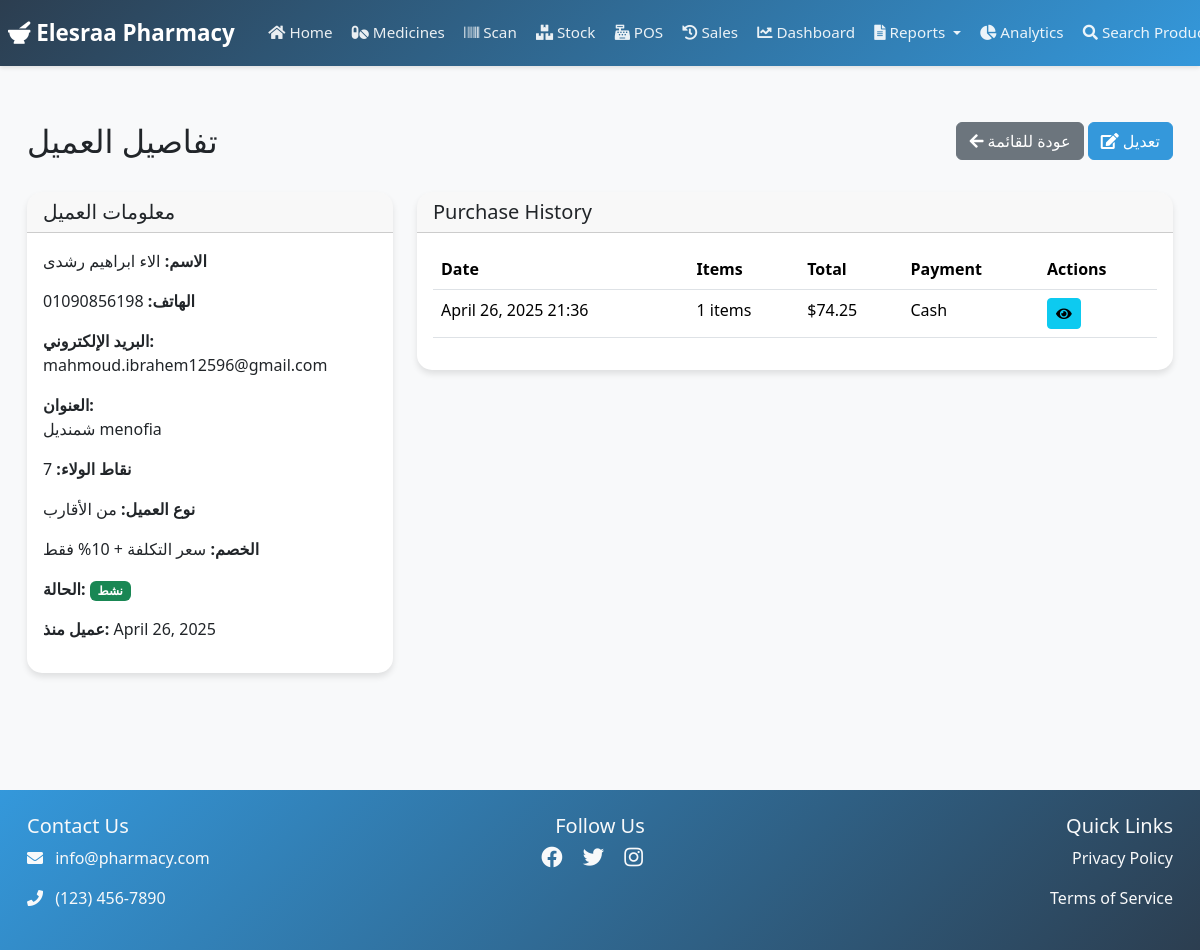
The page /customer/3/ (signed in) on the database its author committed.
### pharmacy/models.py (models this page shows, shortened)
class Customer(models.Model):
    CUSTOMER_TYPE_CHOICES = [
        ('REGULAR', 'عميل عادي'),
        ('FAMILY', 'من الأقارب'),
        ('VIP', 'عميل مميز'),
        ('WHOLESALE', 'تاجر جملة'),
    ]
    name = models.CharField(max_length=200)
    phone = models.CharField(max_length=20, unique=True)
    email = models.EmailField(blank=True)
    address = models.TextField(blank=True)
    points = models.IntegerField(default=0)
    customer_type = models.CharField(
        max_length=20,
        choices=CUSTOMER_TYPE_CHOICES,
        default='REGULAR',
        verbose_name='نوع العميل'
    )
    discount_percentage = models.DecimalField(
        max_digits=5,
        decimal_places=2,
        default=0,
        help_text='نسبة الخصم الخاصة بالعميل'
    )
    created_at = models.DateTimeField(auto_now_add=True)
    updated_at = models.DateTimeField(auto_now=True)
    is_active = models.BooleanField(default=True)

class Sale(models.Model):
    user = models.ForeignKey('auth.User', on_delete=models.PROTECT)
    customer = models.ForeignKey(Customer, on_delete=models.SET_NULL, null=True, blank=True)
    created_at = models.DateTimeField(auto_now_add=True)
    total_amount = models.DecimalField(max_digits=10, decimal_places=2, default=0)
    payment_method = models.CharField(max_length=20, choices=[
        ('CASH', 'Cash'),
        ('CARD', 'Card'),
    ], default='CASH')
    is_completed = models.BooleanField(default=False)

### pharmacy/views.py (the view)
# urls.py: path('customer/<int:pk>/', views.CustomerDetailView.as_view(), name='customer_detail'),
class CustomerDetailView(LoginRequiredMixin, DetailView):
    model = Customer
    template_name = 'pharmacy/customer_detail.html'
    context_object_name = 'customer'
    def get_context_data(self, **kwargs):
        context = super().get_context_data(**kwargs)
        context['sales'] = Sale.objects.filter(
            customer=self.object,
            is_completed=True
        ).order_by('-created_at')
        return context

### pharmacy/templates/pharmacy/customer_detail.html
{% extends 'pharmacy/base.html' %}
{% block content %}
<div class="container mt-4">
    <div class="row mb-4">
        <div class="col-md-6">
            <h2>تفاصيل العميل</h2>
        </div>
        <div class="col-md-6 text-end">
            <a href="{% url 'pharmacy:customer_list' %}" class="btn btn-secondary">
                <i class="fas fa-arrow-left"></i> عودة للقائمة
            </a>
            <a href="{% url 'pharmacy:customer_edit' customer.pk %}" class="btn btn-primary">
                <i class="fas fa-edit"></i> تعديل
            </a>
        </div>
    </div>
    <div class="row">
        <div class="col-md-4 mb-4">
            <div class="card">
                <div class="card-header">
                    <h5 class="mb-0">معلومات العميل</h5>
                </div>
                <div class="card-body">
                    <p><strong>الاسم:</strong> {{ customer.name }}</p>
                    <p><strong>الهاتف:</strong> {{ customer.phone }}</p>
                    <p><strong>البريد الإلكتروني:</strong> {{ customer.email|default:"غير متوفر" }}</p>
                    <p><strong>العنوان:</strong><br>{{ customer.address|default:"غير متوفر" }}</p>
                    <p><strong>نقاط الولاء:</strong> {{ customer.points }}</p>
                    <p><strong>نوع العميل:</strong> {{ customer.get_customer_type_display }}</p>
                    {% if customer.customer_type == 'FAMILY' %}
                    <p><strong>الخصم:</strong> سعر التكلفة + 10% فقط</p>
                    {% else %}
                    <p><strong>نسبة الخصم:</strong> {{ customer.discount_percentage }}%</p>
                    {% endif %}
                    <p><strong>الحالة:</strong>
                        <span class="badge {% if customer.is_active %}bg-success{% else %}bg-danger{% endif %}">
                            {{ customer.is_active|yesno:"نشط,غير نشط" }}
                        </span>
                    </p>
                    <p><strong>عميل منذ:</strong> {{ customer.created_at|date:"F d, Y" }}</p>
                </div>
            </div>
        </div>
        <div class="col-md-8">
            <div class="card">
                <div class="card-header">
                    <h5 class="mb-0">Purchase History</h5>
                </div>
                <div class="card-body">
                    <div class="table-responsive">
                        <table class="table">
                            <thead>
                                <tr>
                                    <th>Date</th>
                                    <th>Items</th>
                                    <th>Total</th>
                                    <th>Payment</th>
                                    <th>Actions</th>
                                </tr>
                            </thead>
                            <tbody>
                                {% for sale in sales %}
                                <tr>
                                    <td>{{ sale.created_at|date:"F d, Y H:i" }}</td>
                                    <td>{{ sale.items.count }} items</td>
                                    <td>${{ sale.total_amount }}</td>
                                    <td>{{ sale.get_payment_method_display }}</td>
                                    <td>
                                        <a href="{% url 'pharmacy:sale_detail' sale.id %}"
                                           class="btn btn-sm btn-info">
                                            <i class="fas fa-eye"></i>
                                        </a>
                                    </td>
                                </tr>
                                {% empty %}
                                <tr>
                                    <td colspan="5" class="text-center">No purchase history</td>
                                </tr>
                                {% endfor %}
                            </tbody>
                        </table>
                    </div>
                </div>
            </div>
        </div>
    </div>
</div>
{% endblock %}

### pharmacy/static/pharmacy/css/style.css (style rules this page uses)
:root { --primary-color: #2c3e50; --secondary-color: #3498db; }
html, body { overflow-x: hidden; width: 100%; margin: 0; padding: 0; font-family: 'Segoe UI', Tahoma, Geneva, Verdana, sans-serif; background-color: #f8f9fa; }
body { font-family: 'Segoe UI', Tahoma, Geneva, Verdana, sans-serif; background-color: #f8f9fa; }
.card { border: none; border-radius: 15px; box-shadow: 0 4px 6px rgba(0,0,0,0.1); transition: transform 0.3s ease; background-color: white; max-width: 100%; overflow: hidden; }
.btn-primary { background-color: var(--secondary-color); border-color: var(--secondary-color); }
.card { animation: fadeIn 0.5s ease-out; }
.container, .container-fluid { max-width: 100%; padding-right: 15px; padding-left: 15px; overflow-x: hidden; }
.row { margin-right: 0; margin-left: 0; }
.table-responsive { overflow-x: auto; -webkit-overflow-scrolling: touch; max-width: 100%; }

### rows shown on the page
Customer: name "الاء ابراهيم رشدى", phone "01090856198", email "mahmoud.ibrahem12596@gmail.com", address "شمنديل menofia", points "7", customer_type "من الأقارب", is_active "نشط", created_at "April 26, 2025"
Sale: created_at "April 26, 2025 21:36", items.count "1", total_amount "74.25", payment_method "Cash"
